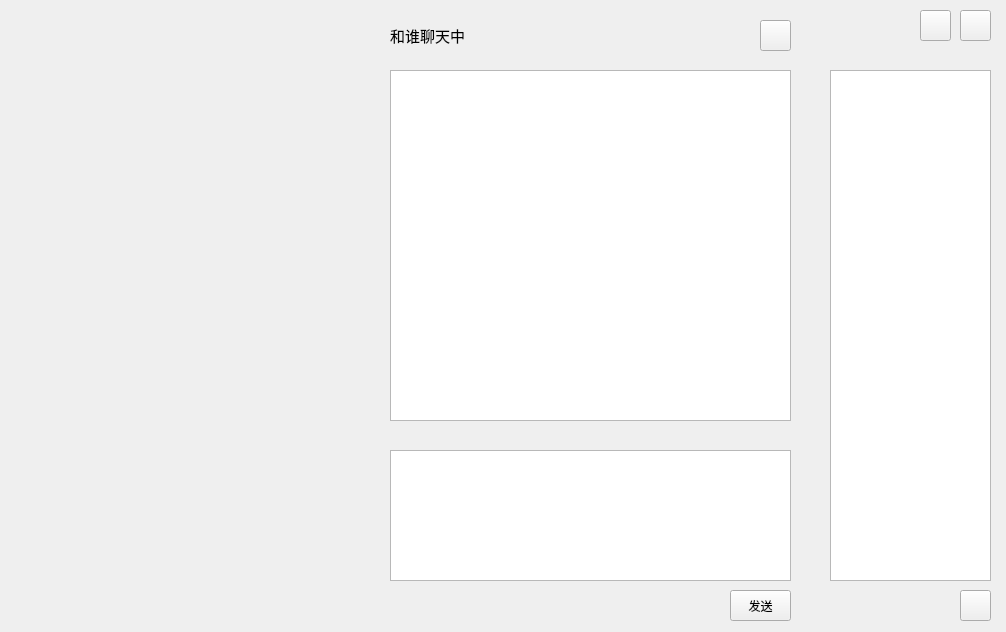
<?xml version="1.0" encoding="UTF-8"?>
<ui version="4.0">
 <class>MainWindow</class>
 <widget class="QMainWindow" name="MainWindow">
  <property name="geometry">
   <rect>
    <x>0</x>
    <y>0</y>
    <width>1006</width>
    <height>632</height>
   </rect>
  </property>
  <property name="windowTitle">
   <string>MainWindow</string>
  </property>
  <property name="autoFillBackground">
   <bool>false</bool>
  </property>
  <widget class="QWidget" name="centralWidget">
   <widget class="MyListWidget" name="LIST_HOST">
    <property name="geometry">
     <rect>
      <x>830</x>
      <y>70</y>
      <width>161</width>
      <height>511</height>
     </rect>
    </property>
    <property name="font">
     <font>
      <family>微软雅黑</family>
      <pointsize>11</pointsize>
     </font>
    </property>
   </widget>
   <widget class="QTextEdit" name="TEXT_MSG_RECORD">
    <property name="geometry">
     <rect>
      <x>390</x>
      <y>70</y>
      <width>401</width>
      <height>351</height>
     </rect>
    </property>
    <property name="font">
     <font>
      <family>微软雅黑</family>
      <pointsize>12</pointsize>
     </font>
    </property>
   </widget>
   <widget class="QTextEdit" name="TEXT_MSG_SEND">
    <property name="geometry">
     <rect>
      <x>390</x>
      <y>450</y>
      <width>401</width>
      <height>131</height>
     </rect>
    </property>
    <property name="font">
     <font>
      <family>微软雅黑</family>
      <pointsize>11</pointsize>
     </font>
    </property>
   </widget>
   <widget class="QPushButton" name="BTN_REFRESH">
    <property name="geometry">
     <rect>
      <x>960</x>
      <y>590</y>
      <width>31</width>
      <height>31</height>
     </rect>
    </property>
    <property name="text">
     <string/>
    </property>
    <property name="icon">
     <iconset resource="picture.qrc">
      <normaloff>:/refresh</normaloff>:/refresh</iconset>
    </property>
   </widget>
   <widget class="QPushButton" name="BTN_SEND">
    <property name="geometry">
     <rect>
      <x>730</x>
      <y>590</y>
      <width>61</width>
      <height>31</height>
     </rect>
    </property>
    <property name="text">
     <string>发送</string>
    </property>
   </widget>
   <widget class="QLabel" name="LABEL_SELF">
    <property name="geometry">
     <rect>
      <x>20</x>
      <y>70</y>
      <width>331</width>
      <height>271</height>
     </rect>
    </property>
    <property name="text">
     <string/>
    </property>
    <property name="pixmap">
     <pixmap resource="picture.qrc">:/you</pixmap>
    </property>
   </widget>
   <widget class="QLabel" name="LABEL_OTHER">
    <property name="geometry">
     <rect>
      <x>20</x>
      <y>350</y>
      <width>331</width>
      <height>270</height>
     </rect>
    </property>
    <property name="text">
     <string/>
    </property>
    <property name="pixmap">
     <pixmap resource="picture.qrc">:/me</pixmap>
    </property>
   </widget>
   <widget class="QLabel" name="label">
    <property name="geometry">
     <rect>
      <x>390</x>
      <y>20</y>
      <width>81</width>
      <height>31</height>
     </rect>
    </property>
    <property name="font">
     <font>
      <family>微软雅黑</family>
      <pointsize>11</pointsize>
     </font>
    </property>
    <property name="text">
     <string>和谁聊天中</string>
    </property>
   </widget>
   <widget class="QPushButton" name="BTN_SESSION_CLOSE">
    <property name="geometry">
     <rect>
      <x>760</x>
      <y>20</y>
      <width>31</width>
      <height>31</height>
     </rect>
    </property>
    <property name="text">
     <string/>
    </property>
   </widget>
   <widget class="QPushButton" name="BTN_WINDOW_CLOSE">
    <property name="geometry">
     <rect>
      <x>960</x>
      <y>10</y>
      <width>31</width>
      <height>31</height>
     </rect>
    </property>
    <property name="text">
     <string/>
    </property>
   </widget>
   <widget class="QPushButton" name="pushButton_2">
    <property name="geometry">
     <rect>
      <x>920</x>
      <y>10</y>
      <width>31</width>
      <height>31</height>
     </rect>
    </property>
    <property name="text">
     <string/>
    </property>
   </widget>
  </widget>
 </widget>
 <layoutdefault spacing="6" margin="11"/>
 <customwidgets>
  <customwidget>
   <class>MyListWidget</class>
   <extends>QListWidget</extends>
   <header location="global">mylistwidget.h</header>
  </customwidget>
 </customwidgets>
 <resources>
  <include location="picture.qrc"/>
 </resources>
 <connections/>
</ui>
